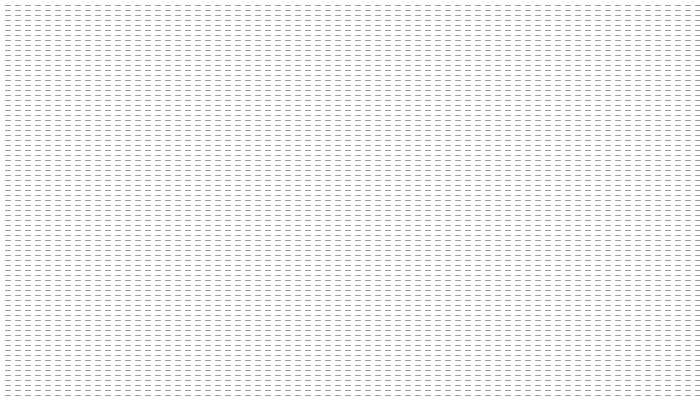
Frame 1 (no input)
Frame 60 (the mouse pressed at the canvas centre just before this capture): identical to frame 1, image omitted
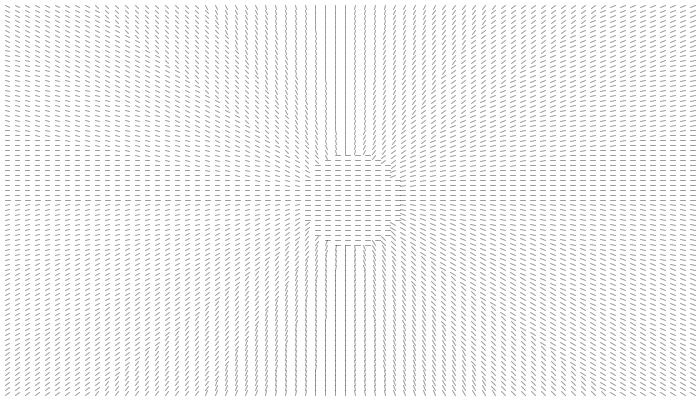
Frame 120 (the mouse held since frame 60 and released just before this capture)

The Processing sketch that drew these frames (run headless with seeded random() and noise(); from frame 60 on, the mouse is pressed at the canvas centre):

// Processing sketch: processing_35944
// ── processing_35944.pde

float L = 5;
float sx = 5;
float sy = 5;

float[] x = new float[500];

void setup(){
 size(700,400);
  smooth();
//float count = width/(L + sx);
 
  
}

void draw() {
  
  
  background(255);
   stroke(0, 100);
   

 float Ypos = sy;
  while(Ypos < height){
    
  float Xpos = sx;
  
  
    while(Xpos < width){
      if(dist(Xpos, Ypos, mouseX, mouseY) > 50 && mousePressed == true){
        float angle = atan2(mouseY - Ypos, mouseX - Xpos); 
       
        line(Xpos, Ypos, Xpos + cos(angle)*L, Ypos+ sin(angle)*L);
      
    }else{
        
        line(Xpos, Ypos, Xpos + L, Ypos);
      }
      Xpos = Xpos + (L + sx);
    
    }
    
    Ypos = Ypos + sy;
  
  
  
  
  
  
 
  
}
if(mousePressed == false){
  stroke(0);
}


}
